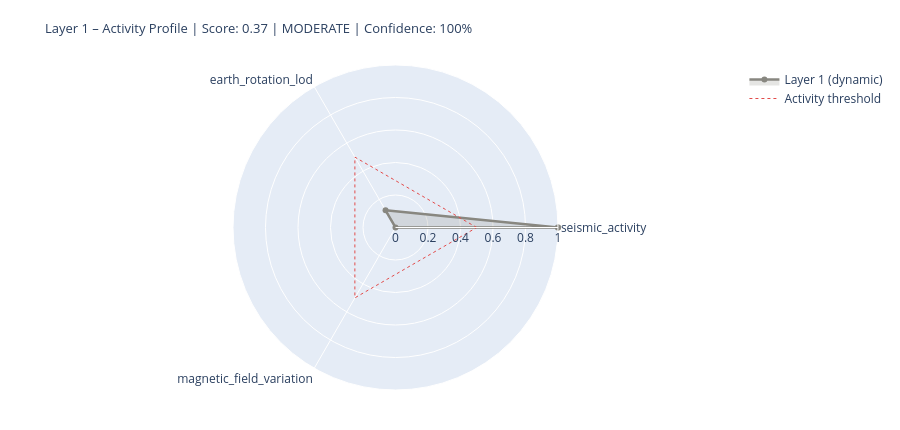

Write notebook code for a chart like this one.
### Markdown cell above
---
## 5. State Assessment & Handoff to Layer 2

### Code cell
# ============================================================
# LAYER 1 SCORE
# Three dynamic components only (conductivity = static baseline)
# ============================================================

def norm(v, lo, hi):
    if v is None: return None
    return max(0.0, min(1.0, (v - lo) / (hi - lo)))

# --- Seismic Activity ---
seis_score_val = None
seis_source    = 'missing'
if df_seis is not None and not df_seis.empty:
    n_events = len(df_seis)
    max_mag  = df_seis['mag'].max()
    n_strong = (df_seis['mag'] >= 6.0).sum()
    seis_score_val = norm(n_events * 0.5 + max_mag * 5 + n_strong * 10, 0, 120)
    seis_source = 'primary'

# --- Earth Rotation (LOD anomaly) ---
lod_score_val = None
lod_now       = None
lod_source    = 'missing'
if df_iers is not None and lod_col:
    lod_now       = float(df_iers[lod_col].iloc[-1])
    lod_score_val = norm(abs(lod_now), 0, 3.0)
    lod_source    = 'primary'
elif raw.get('iers_synthetic_lod') is not None:
    lod_now       = raw['iers_synthetic_lod']
    lod_score_val = norm(abs(lod_now), 0, 3.0)
    lod_source    = 'estimated_seasonal'
    print(f'  LOD estimate: {lod_now:+.3f} ms  [estimated_seasonal]')

# --- Magnetic Field Variation (Kp as dynamic proxy) ---
mag_score_val = None
kp_val        = None
mag_source    = 'missing'
if df_geomag is not None and not df_geomag.empty:
    kp_val        = float(df_geomag['kp'].iloc[-1])
    mag_score_val = norm(kp_val, 0, 9)
    mag_source    = 'primary'
elif layer0 and layer0.get('raw_values', {}).get('Kp_index', {}).get('value') is not None:
    kp_val        = layer0['raw_values']['Kp_index']['value']
    mag_score_val = norm(kp_val, 0, 9)
    mag_source    = 'from_layer0'

# --- Conductivity Baseline (static – not in dynamic score) ---
ocean_fraction = 0.71
leitf_baseline = {
    'ocean_surface_fraction': ocean_fraction,
    'ocean_conductivity_Sm':  CONSTANTS['conductivity_ocean_Sm'],
    'role': 'stable_boundary_condition',
}

# --- Assemble (dynamic components only) ---
COMPONENTS = {
    'seismic_activity':        {'score': seis_score_val, 'source': seis_source, 'dynamic': True},
    'earth_rotation_lod':      {'score': lod_score_val,  'source': lod_source,  'dynamic': True},
    'magnetic_field_variation': {'score': mag_score_val,  'source': mag_source,  'dynamic': True},
}

available   = {k: v['score'] for k, v in COMPONENTS.items() if v['score'] is not None}
unavailable = [k for k, v in COMPONENTS.items() if v['score'] is None]
layer1_score = round(sum(available.values()) / len(available), 4) if available else None
confidence   = round(len(available) / len(COMPONENTS), 2)
level = ('unknown'  if layer1_score is None
         else 'calm'     if layer1_score < 0.3
         else 'moderate' if layer1_score < 0.6
         else 'active')

# Console output
W = 64
print('=' * W)
print('LAYER 1 – PLANETARY BODY – STATE ASSESSMENT')
print('=' * W)
for name, comp in COMPONENTS.items():
    s = comp['score']
    if s is not None:
        bar = '█' * int(s * 20) + '░' * (20 - int(s * 20))
        print(f'  {name:<34} {bar}  {s:.2f}  [{comp["source"]}]')
    else:
        print(f'  {name:<34} {"─" * 20}  n/a   [missing]')
print(f'  {"Conductivity (Baseline)":<34} {"─" * 20}  static [boundary_condition]')
print('-' * W)
print(f'  Score (dynamic):  {layer1_score:.3f}  ({len(available)}/{len(COMPONENTS)} components)')
print(f'  Confidence:       {confidence:.0%}')
print(f'  Level:            {level.upper()}')
if layer0:
    print(f'  Layer-0 input:    {layer0["level"].upper()} | Driver: {layer0["dominant_driver"]}')
print('=' * W)

# Radar chart
cats   = list(available.keys())
vals_r = list(available.values())
if len(cats) >= 3:
    fig = go.Figure()
    fig.add_trace(go.Scatterpolar(
        r=vals_r + [vals_r[0]], theta=cats + [cats[0]],
        fill='toself', fillcolor='rgba(136,135,128,0.22)',
        line=dict(color='#888780', width=2.5), name='Layer 1 (dynamic)'
    ))
    fig.add_trace(go.Scatterpolar(
        r=[0.5] * (len(cats)+1), theta=cats + [cats[0]],
        line=dict(color='#E24B4A', dash='dot', width=1),
        mode='lines', name='Activity threshold'
    ))
    fig.update_layout(
        title=dict(
            text=f'Layer 1 – Activity Profile | Score: {layer1_score:.2f} | {level.upper()} | Confidence: {confidence:.0%}',
            font=dict(size=13)),
        polar=dict(radialaxis=dict(visible=True, range=[0, 1])),
        height=430, showlegend=True,
        margin=dict(l=60, r=60, t=65, b=40)
    )
    fig.show()

### Figure 1 — Plotly figure (JSON) as saved in the notebook; plotly's stock layout.template omitted (floating-point values rounded to 4 significant figures)
{"data": [{"fill": "toself", "fillcolor": "rgba(136,135,128,0.22)", "line": {"color": "#888780", "width": 2.5}, "name": "Layer 1 (dynamic)", "r": [1.0, 0.1223, 0.0, 1.0], "theta": ["seismic_activity", "earth_rotation_lod", "magnetic_field_variation", "seismic_activity"], "type": "scatterpolar"}, {"line": {"color": "#E24B4A", "dash": "dot", "width": 1}, "mode": "lines", "name": "Activity threshold", "r": [0.5, 0.5, 0.5, 0.5], "theta": ["seismic_activity", "earth_rotation_lod", "magnetic_field_variation", "seismic_activity"], "type": "scatterpolar"}], "layout": {"height": 430, "margin": {"b": 40, "l": 60, "r": 60, "t": 65}, "polar": {"radialaxis": {"range": [0, 1], "visible": true}}, "showlegend": true, "title": {"font": {"size": 13}, "text": "Layer 1 – Activity Profile | Score: 0.37 | MODERATE | Confidence: 100%"}}}
